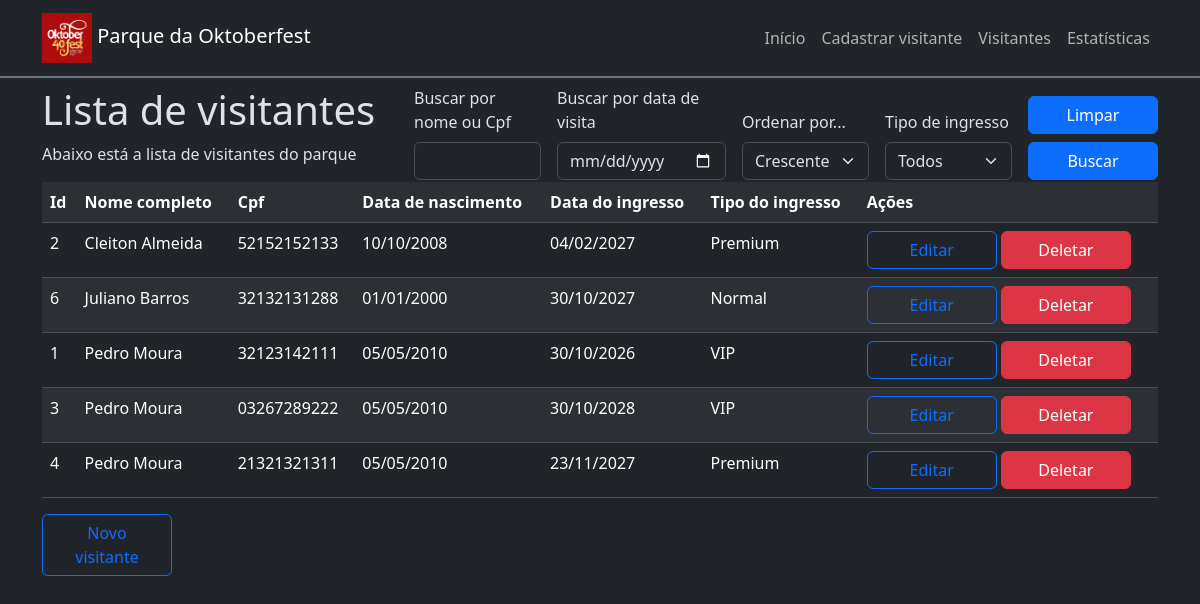
The page /visitors/ on the database as committed earlier.
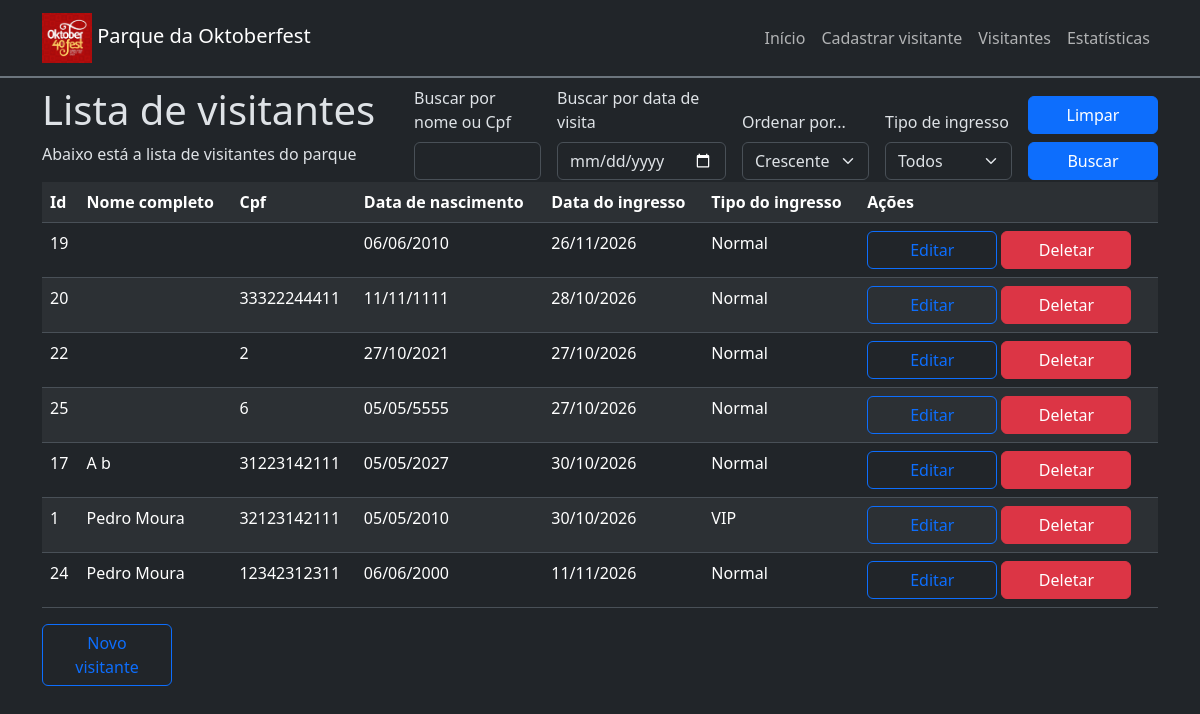
The same page on the database as committed later.
### app/models.py (models this page shows)
class Visitor(models.Model):
    class TicketType(models.IntegerChoices):
        NORMAL = 1, 'Normal'
        VIP = 2, 'VIP'
        PREMIUM = 3, 'Premium'
    first_name = models.CharField(max_length=100)
    last_name = models.CharField(max_length=100)
    cpf = models.CharField(max_length=11, unique=True, error_messages={
        'unique' : 'Visitante cadastrado com esse CPF já existente.'
    })
    birth_date = models.DateField()
    ticket_date = models.DateField(validators=[validate_date])
    ticket_type = models.IntegerField(choices=TicketType.choices)
    ticket_number = models.CharField(255)
    def __str__(self):
        return f'{self.first_name} {self.last_name}'

### app/views.py (the view)
# urls.py: path('visitors/', views.visitors, name='visitors'),
def visitors(request):
    search = request.GET.get('name_or_cpf', '').strip()
    ticket_type = request.GET.get('ticket_type', '')
    search_date = request.GET.get('ticket_date', '')
    order_by_id = request.GET.get('order_by_id','1')
    visitors = Visitor.objects.annotate(
        calculated_age=ExtractYear(Now()) - ExtractYear('birth_date'))
    visitors = visitors.filter(
        Q(first_name__icontains=search)
        | Q(last_name__icontains=search)
        | Q(cpf__icontains=search),
        )
    if order_by_id == '1':
        visitors = visitors.order_by('first_name')
    elif order_by_id == '2':
        visitors = visitors.order_by('first_name').reverse()
    if order_by_id == '3':
        visitors = visitors.order_by('calculated_age').reverse()
    elif order_by_id == '4':
        visitors = visitors.order_by('calculated_age')
    if ticket_type:
        visitors = visitors.filter(ticket_type=ticket_type)
    print(search_date)
    if search_date:
        visitors = visitors.filter(ticket_date=search_date)
    response = {
        'visitors': visitors,
        'search' : search,
        'ticket_type' : ticket_type,
        'ticket_date' : search_date,
        'order_by_id': order_by_id
    }
    print(response)
    return render(request, 'visitors.html', response)

### app/templates/visitors.html (shortened to what this page needs)
{% extends 'base.html' %}
{% block content %}
<div>
    <div class="d-flex">
        <div class="col-4">
            <h1>Lista de visitantes</h1>
            <p>Abaixo está a lista de visitantes do parque</p>
        </div>
        <div class="col">
            <form action="" method="get">
                <div class="d-flex gap-3 align-items-end">
                    <div class="col">
                        <label for="name_or_cpf" class="form-label">Buscar por nome ou Cpf</label>
                        <input type="text" class="form-control" id="name_or_cpf" name="name_or_cpf" value="{{ search }}">
                    </div>
                    <div class="col">
                        <label for="ticket_date" class="form-label">Buscar por data de visita</label>
                        <input type="date" class="form-control" id="ticket_date" name="ticket_date" value="{{ ticket_date }}">
                    </div>
                        <div class="col">
                            <label for="order_name" class="form-label">Ordenar por...</label>
                            <select name="order_by_id" id="order_by_id" class="form-select" >
                                <optgroup label="Ordenar pelo nome">
                                    <option value="1" {% if order_name == "1" %} selected {% endif %}>Crescente</option>
                                </optgroup>
                            </select>
                        </div>
                    <div class="col">
                        <label for="ticket_type" class="form-label">Tipo de ingresso</label>
                        <select name="ticket_type" id="ticket_type" class="form-select">
                            <option value="" {% if ticket_type == "0" %} selected {% endif %}>Todos</option>
                        </select>
                    </div>
                    <div class="col d-flex flex-column row-gap-2">
                        <a href="./" onclick="window.location.reload(true);" class="btn btn-primary btn-custom">Limpar</a>
                        <input type="submit" value="Buscar" class="btn btn-primary btn-custom">
                    </div>
                </div>
            </form>
        </div>
    </div>
    <div class="table-responsive">
        <table class="table table-striped">
            <tr>
                <th>Id</th>
                <th>Nome completo</th>
                <th>Cpf</th>
                <th>Data de nascimento</th>
                <th>Data do ingresso</th>
                <th>Tipo do ingresso</th>
                <th>Ações</th>
            </tr>
            {% for visitor in visitors %}
            <tr>
                <td>{{ visitor.id }}</td>
                <td>{{ visitor.first_name }} {{ visitor.last_name }}</td>
                <td>{{ visitor.cpf }}</td>
                <td>{{ visitor.birth_date|date:"d/m/Y" }}</td>
                <td>{{ visitor.ticket_date|date:"d/m/Y" }}</td>
                <td>{{ visitor.get_ticket_type_display }}</td>
                <td>
                    <a href="./update/{{ visitor.id }}/" class="btn btn-outline-primary btn-custom">Editar</a>
                    <button class="btn btn-danger btn-custom" data-bs-toggle="modal" data-bs-target="#delete_modal"
                        data-visitor-name="{{ visitor.first_name }} {{ visitor.last_name }}"
                        data-visitor-id="{{ visitor.id }}">Deletar</button>
                </td>
            </tr>
            {% endfor %}
        </table>
        <a class="btn btn-outline-primary btn-custom" href="./create/">Novo visitante</a>
    </div>
</div>
{% endblock %}

Rows that differ between the two databases and show on the page:
removed Visitor: id "2", first_name "Cleiton", last_name "Almeida", cpf "52152152133", birth_date "10/10/2008", ticket_date "04/02/2027", ticket_type "Premium"
removed Visitor: id "6", first_name "Juliano", last_name "Barros", cpf "32132131288", birth_date "01/01/2000", ticket_date "30/10/2027", ticket_type "Normal"
removed Visitor: id "3", first_name "Pedro", last_name "Moura", cpf "03267289222", birth_date "05/05/2010", ticket_date "30/10/2028", ticket_type "VIP"
removed Visitor: id "4", first_name "Pedro", last_name "Moura", cpf "21321321311", birth_date "05/05/2010", ticket_date "23/11/2027", ticket_type "Premium"
added Visitor: id "19", birth_date "06/06/2010", ticket_date "26/11/2026", ticket_type "Normal"
added Visitor: id "20", cpf "33322244411", birth_date "11/11/1111", ticket_date "28/10/2026", ticket_type "Normal"
added Visitor: id "22", cpf "2", birth_date "27/10/2021", ticket_date "27/10/2026", ticket_type "Normal"
added Visitor: id "25", cpf "6", birth_date "05/05/5555", ticket_date "27/10/2026", ticket_type "Normal"
added Visitor: id "17", first_name "A", last_name "b", cpf "31223142111", birth_date "05/05/2027", ticket_date "30/10/2026", ticket_type "Normal"
added Visitor: id "24", first_name "Pedro", last_name "Moura", cpf "12342312311", birth_date "06/06/2000", ticket_date "11/11/2026", ticket_type "Normal"
